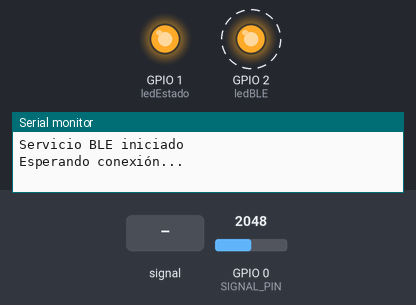
A program run on a simulated ESP32-C3. Parts: output pins drawn as LEDs (lit = HIGH), the last lines printed to the serial monitor. Dashed ring = blinking. The test bench sets the inputs (shaded band); at power-on: GPIO 0 (SIGNAL_PIN) = 2048 (analog values on the 0–4095 scale). Nothing arrives over Bluetooth unless stated; a phone connects over Bluetooth LE 3 s after start.

Above: at 0.1 s.
At 4.0 s:
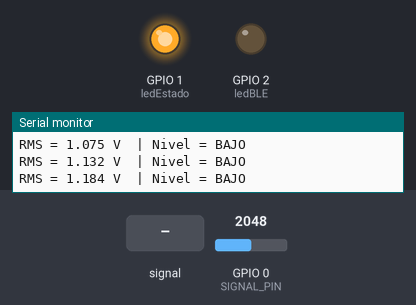
4.1 s: GPIO 0 (SIGNAL_PIN) fed a 200 Hz sine of ±1842 counts around its level
Timing chart, 0 to 7.1 s (numbered marks = the images above; inputs shaded):
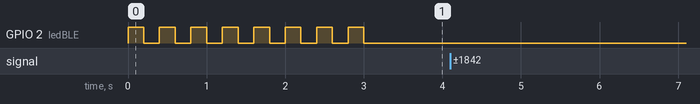

Measured:
- by itself, GPIO 2 (ledBLE): alternates HIGH for 0.20 s and LOW for 0.20 s, 16 changes in all, then stays LOW

The program:

main.cpp
```cpp
// =====================
//   EWHRA
//   ESP32-C3 SuperMini
// =====================

// --- Librerías BLE ---
// Se encargan de crear el servidor BLE, servicio y características.
#include <BLEDevice.h>
#include <BLEServer.h>
#include <BLEUtils.h>
#include <BLE2902.h>

// --- Objetos BLE globales ---

BLEServer *pServer = NULL;                       // servidor BLE del ESP32
BLECharacteristic *pADCCharacteristic = NULL;    // envía el RMS suavizado (en mV por bytes)
BLECharacteristic *pNivelCharacteristic = NULL;  // envía el nivel ALTO / MEDIO / BAJO

// --- Estados de conexión BLE ---

bool deviceConnected = false;     // indica si hay un dispositivo conectado
bool oldDeviceConnected = false;  // detecta cambios de estado de conexión

// --- Pines ---

#define SIGNAL_PIN 0  // pin del ADC
#define ledEstado 1   // indicador de actividad general
#define ledBLE 2      // indicador de conexión BLE

// --- UUIDs BLE ---

// Identifican el servicio y las características
#define SERVICE_UUID "6E400001-B5A3-F393-E0A9-E50E24DCCA9E"
#define ADC_CHARACTERISTIC_UUID "6E400003-B5A3-F393-E0A9-E50E24DCCA9E"
#define NIVEL_CHARACTERISTIC_UUID "6E400004-B5A3-F393-E0A9-E50E24DCCA9E"

// --- Parámetros de procesamiento ---

const int muestras = 200;  // cantidad de lecturas por cálculo RMS
float rmsSuave = 0.0;      // valor RMS filtrado
float alpha = 0.10;        // nivel de suavizado (más chico = más lento)

// Valores máximos del ADC del ESP32-C3

const float ADC_MAX_VOLT = 3.3;
const int ADC_MAX_COUNT = 4095;

// =================================================
//   CALLBACKS BLE
//   Detectan conexión y desconexión del teléfono
// =================================================
class MyServerCallbacks : public BLEServerCallbacks {
  void onConnect(BLEServer *pServer) {
    deviceConnected = true;
    Serial.println("Cliente conectado");
  }
  void onDisconnect(BLEServer *pServer) {
    deviceConnected = false;
    Serial.println("Cliente desconectado");
  }
};

// ==================================
//   SETUP
//   Configura pines, ADC y BLE
// ==================================
void setup() {
  Serial.begin(115200);

  pinMode(ledEstado, OUTPUT);
  pinMode(ledBLE, OUTPUT);
  pinMode(SIGNAL_PIN, INPUT);

  // Configuración ADC del ESP32-C3
  analogReadResolution(12);
  analogSetAttenuation(ADC_11db);  // permite lectura 0-3.3V reales

  // --- BLE inicialización ---
  BLEDevice::init("EWHRA");
  pServer = BLEDevice::createServer();
  pServer->setCallbacks(new MyServerCallbacks());

  // Crear servicio
  BLEService *pService = pServer->createService(SERVICE_UUID);

  // Característica del RMS (en bytes)
  pADCCharacteristic = pService->createCharacteristic(
    ADC_CHARACTERISTIC_UUID,
    BLECharacteristic::PROPERTY_READ | BLECharacteristic::PROPERTY_NOTIFY);
  pADCCharacteristic->addDescriptor(new BLE2902());

  // Característica del nivel en texto
  pNivelCharacteristic = pService->createCharacteristic(
    NIVEL_CHARACTERISTIC_UUID,
    BLECharacteristic::PROPERTY_READ | BLECharacteristic::PROPERTY_NOTIFY);
  pNivelCharacteristic->addDescriptor(new BLE2902());
  pNivelCharacteristic->setValue("BAJO");  // valor inicial

  pService->start();

  // Publicar el servicio BLE
  BLEAdvertising *pAdvertising = BLEDevice::getAdvertising();
  pAdvertising->addServiceUUID(SERVICE_UUID);
  BLEDevice::startAdvertising();

  Serial.println("Servicio BLE iniciado");
  Serial.println("Esperando conexión...\n");
}

// =========================================
//   CÁLCULO DE RMS (ANTI-SATURACIÓN)
//   Lee  el ADC, calcula RMS y lo suaviza
// =========================================
float calcularRMS() {

  uint64_t sumaCuadrados = 0;  // 64 bits evita saturarse

  for (int i = 0; i < muestras; i++) {
    int raw = analogRead(SIGNAL_PIN);  // lectura ADC

    sumaCuadrados += (uint64_t)raw * (uint64_t)raw;

    delayMicroseconds(200);  // controla frecuencia de muestreo
  }

  // RMS del ADC sin convertir (0–4095)
  double rmsRaw = sqrt((double)sumaCuadrados / (double)muestras);

  // Conversión a voltaje real (0–3.3V)
  float voltRMS = (rmsRaw / ADC_MAX_COUNT) * ADC_MAX_VOLT;

  // Filtro exponencial
  rmsSuave = (alpha * voltRMS) + (1 - alpha) * rmsSuave;

  return rmsSuave;
}

// ======================================================
//   LOOP PRINCIPAL
//   Envía RMS, nivel, y controla LEDs
// ======================================================
void loop() {

  digitalWrite(ledEstado, HIGH);  // indicador de actividad

  if (!deviceConnected) { // indicador de scaneo BLE
    digitalWrite(ledBLE, HIGH);
    delay(200);
    digitalWrite(ledBLE, LOW);
    delay(200);
  }

  // Si hay conexión BLE, mandar datos
  if (deviceConnected) {

    digitalWrite(ledBLE, LOW);  // indicador de actividad BLE

    float valorRMS = calcularRMS();  // obtiene RMS filtrado

    // Clasificación por nivel de voltaje
    String nivel;
    if (valorRMS >= 1.9) nivel = "ALTO";
    else if (valorRMS >= 1.5) nivel = "MEDIO";
    else nivel = "BAJO";

    // Escribe en el monitor serial
    Serial.print("RMS = ");
    Serial.print(valorRMS, 3);
    Serial.print(" V  | Nivel = ");
    Serial.println(nivel);

    // Convertir RMS a milivoltios (mV)
    uint16_t valorInt = (uint16_t)(valorRMS * 1000.0);

    // Empaquetar en 2 bytes (LSB + MSB)
    uint8_t buffer[2];
    buffer[0] = valorInt & 0xFF;
    buffer[1] = (valorInt >> 8) & 0xFF;

    // Enviar por BLE
    pADCCharacteristic->setValue(buffer, 2);
    pADCCharacteristic->notify();

    // Enviar nivel (string)
    pNivelCharacteristic->setValue(nivel.c_str());
    pNivelCharacteristic->notify();
  }

  // Manejo automático de reconexión BLE
  if (!deviceConnected && oldDeviceConnected) {
    delay(500);
    pServer->startAdvertising();  // reinicia advertising
    Serial.println("Advertising reiniciado");
  }

  if (deviceConnected && !oldDeviceConnected) {
    Serial.println("Cliente conectado, enviando datos...\n");
  }

  oldDeviceConnected = deviceConnected;
}
```
